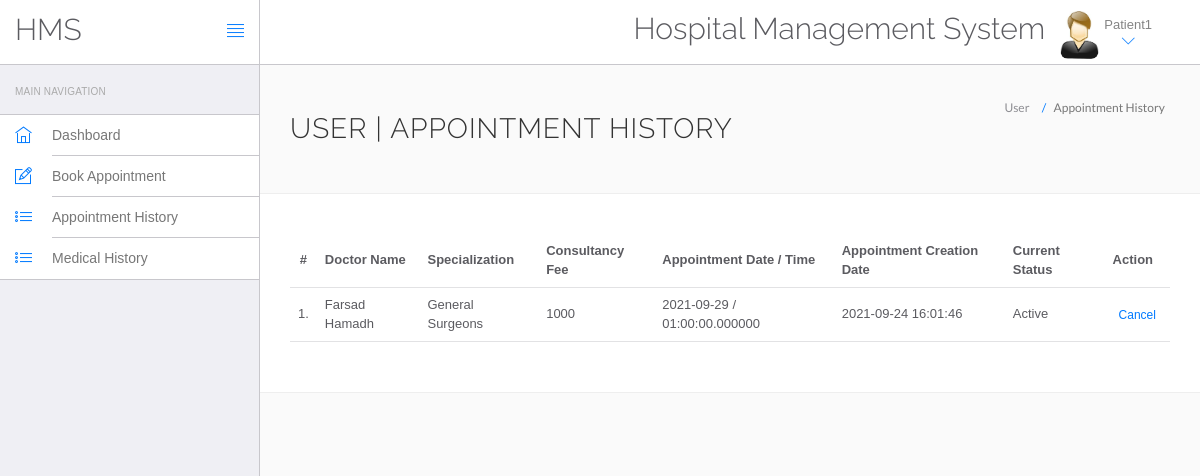
The page /WEB app development/System/Wintan Hospital Web Application/hms/appointment-history.php (signed in) on the database its author committed.
### tables this page shows
CREATE TABLE `users` (
  `id` int(11) NOT NULL,
  `fullName` varchar(255) NOT NULL,
  `address` longtext NOT NULL,
  `city` varchar(255) NOT NULL,
  `gender` varchar(7) NOT NULL,
  `email` varchar(255) NOT NULL,
  `password` varchar(255) NOT NULL,
  `regDate` timestamp NOT NULL DEFAULT current_timestamp(),
  `updationDate` timestamp NOT NULL DEFAULT current_timestamp() ON UPDATE current_timestamp()
);

CREATE TABLE `appointment` (
  `id` int(11) NOT NULL,
  `doctorSpecialization` varchar(255) NOT NULL,
  `doctorId` int(11) NOT NULL,
  `userId` int(11) NOT NULL,
  `consultancyFees` int(11) NOT NULL,
  `appointmentDate` date NOT NULL,
  `appointmentTime` time(6) NOT NULL,
  `postingDate` timestamp NOT NULL DEFAULT current_timestamp(),
  `userStatus` int(11) NOT NULL,
  `doctorStatus` int(11) NOT NULL,
  `updationDate` timestamp NOT NULL DEFAULT current_timestamp() ON UPDATE current_timestamp()
);

CREATE TABLE `doctors` (
  `id` int(11) NOT NULL,
  `specilization` varchar(255) NOT NULL,
  `doctorName` varchar(255) NOT NULL,
  `address` longtext NOT NULL,
  `docFees` varchar(255) NOT NULL,
  `contactno` int(10) NOT NULL,
  `docEmail` varchar(255) NOT NULL,
  `password` varchar(255) NOT NULL,
  `creationDate` timestamp NOT NULL DEFAULT current_timestamp(),
  `updationDate` timestamp NOT NULL DEFAULT current_timestamp() ON UPDATE current_timestamp()
);

### WEB app development/System/Wintan Hospital Web Application/hms/appointment-history.php (the view, shortened to what this page needs)
<?php
include('include/config.php');
?>
<!DOCTYPE html>
<html lang="en">
	<head>
		<link rel="stylesheet" href="vendor/bootstrap/css/bootstrap.min.css">
		<link rel="stylesheet" href="vendor/fontawesome/css/font-awesome.min.css">
		<link rel="stylesheet" href="vendor/themify-icons/themify-icons.min.css">
		<link href="vendor/animate.css/animate.min.css" rel="stylesheet" media="screen">
		<link href="vendor/perfect-scrollbar/perfect-scrollbar.min.css" rel="stylesheet" media="screen">
		<link href="vendor/switchery/switchery.min.css" rel="stylesheet" media="screen">
		<link href="vendor/bootstrap-touchspin/jquery.bootstrap-touchspin.min.css" rel="stylesheet" media="screen">
		<link href="vendor/select2/select2.min.css" rel="stylesheet" media="screen">
		<link href="vendor/bootstrap-datepicker/bootstrap-datepicker3.standalone.min.css" rel="stylesheet" media="screen">
		<link href="vendor/bootstrap-timepicker/bootstrap-timepicker.min.css" rel="stylesheet" media="screen">
		<link rel="stylesheet" href="assets/css/styles.css">
		<link rel="stylesheet" href="assets/css/plugins.css">
		<link rel="stylesheet" href="assets/css/themes/theme-1.css" id="skin_color" />
	</head>
	<body>
		<div id="app">
<?php include('include/sidebar.php');?>
			<div class="app-content">
					<?php include('include/header.php');?>
				<div class="main-content" >
					<div class="wrap-content container" id="container">
						<section id="page-title">
							<div class="row">
								<div class="col-sm-8">
									<h1 class="mainTitle">User  | Appointment History</h1>
																	</div>
								<ol class="breadcrumb">
									<li>
										<span>User </span>
									</li>
									<li class="active">
										<span>Appointment History</span>
									</li>
								</ol>
							</div>
						</section>
						<div class="container-fluid container-fullw bg-white">
									<div class="row">
								<div class="col-md-12">
									<table class="table table-hover" id="sample-table-1">
										<thead>
											<tr>
												<th class="center">#</th>
												<th class="hidden-xs">Doctor Name</th>
												<th>Specialization</th>
												<th>Consultancy Fee</th>
												<th>Appointment Date / Time </th>
												<th>Appointment Creation Date  </th>
												<th>Current Status</th>
												<th>Action</th>
											</tr>
										</thead>
										<tbody>
<?php
$sql=mysqli_query($con,"select doctors.doctorName as docname,appointment.*  from appointment join doctors on doctors.id=appointment.doctorId where appointment.userId='".$_SESSION['id']."'");
$cnt=1;
while($row=mysqli_fetch_array($sql))
{
?>
											<tr>
												<td class="center"><?php echo $cnt;?>.</td>
												<td class="hidden-xs"><?php echo $row['docname'];?></td>
												<td><?php echo $row['doctorSpecialization'];?></td>
												<td><?php echo $row['consultancyFees'];?></td>
												<td><?php echo $row['appointmentDate'];?> / <?php echo
												 $row['appointmentTime'];?>
												</td>
												<td><?php echo $row['postingDate'];?></td>
												<td>
<?php if(($row['userStatus']==1) && ($row['doctorStatus']==1))
{
	echo "Active";
}
												?></td>
												<td >
												<div class="visible-md visible-lg hidden-sm hidden-xs">
							<?php if(($row['userStatus']==1) && ($row['doctorStatus']==1))
{ ?>
	<a href="appointment-history.php?id=<?php echo $row['id']?>&cancel=update" onClick="return confirm('Are you sure you want to cancel this appointment ?')"class="btn btn-transparent btn-xs tooltips" title="Cancel Appointment" tooltip-placement="top" tooltip="Remove">Cancel</a>
	<?php } else {
		echo "Canceled";
		} ?>
												</div>
												</td>
											</tr>
											<?php
$cnt=$cnt+1;
											 }?>
										</tbody>
									</table>
								</div>
							</div>
								</div>
					</div>
				</div>
			</div>
		</div>
	</body>
</html>

### WEB app development/System/Wintan Hospital Web Application/hms/include/header.php (shortened to what this page needs)
<header class="navbar navbar-default navbar-static-top">
					<div class="navbar-header">
						<a class="navbar-brand" href="#">
							<h2 style="padding-top:20% ">HMS</h2>
						</a>
						<a href="#" class="sidebar-toggler pull-right visible-md visible-lg" data-toggle-class="app-sidebar-closed" data-toggle-target="#app">
							<i class="ti-align-justify"></i>
						</a>
					</div>
					<div class="navbar-collapse collapse">
						<ul class="nav navbar-right">
								<li  style="padding-top:2% ">
								<h2>Hospital Management System</h2>
							</li>
							<li class="dropdown current-user">
								<a href class="dropdown-toggle" data-toggle="dropdown">
									<img src="assets/images/images.jpg"> <span class="username">
									<?php $query=mysqli_query($con,"select fullName from users where id='".$_SESSION['id']."'");
while($row=mysqli_fetch_array($query))
{
	echo $row['fullName'];
}
									?> <i class="ti-angle-down"></i></i></span>
								</a>
							</li>
						</ul>
					</div>
				</header>

### WEB app development/System/Wintan Hospital Web Application/hms/assets/css/themes/theme-1.css (style rules this page uses)
body { background: #FAFAFA; }
header .navbar-header { background: #ffffff !important; border-right-color: #c8c7cc !important; border-bottom-color: #c8c7cc !important; }
header .navbar-header .sidebar-toggler, header .navbar-header .sidebar-mobile-toggler { color: #007aff !important; }
header .navbar-header .navbar-brand { color: #777 !important; }
header .navbar-collapse { background: #ffffff !important; border-bottom-color: #c8c7cc !important; box-shadow: none !important; }
header .navbar-collapse .navbar-right > li > a { color: #777; }
header .navbar-collapse .navbar-right > li > a i { color: #007aff !important; }

### rows shown on the page
users: fullName "Patient1"
appointment: doctorId.doctorName "Farsad Hamadh", doctorSpecialization "General Surgeons", consultancyFees "1000", appointmentDate "2021-09-29", appointmentTime "01:00:00.000000", postingDate "2021-09-24 16:01:46", userStatus "Active"
